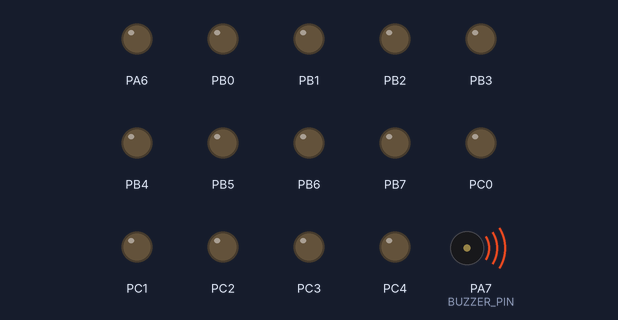
Bench run of a program on a simulated ATmega32, built with avr-gcc and emulated at 10 MHz. Parts: output pins drawn as LEDs (lit = HIGH), buzzer (waves = sounding).

Above: at 0.38 s.
At 5.96 s:
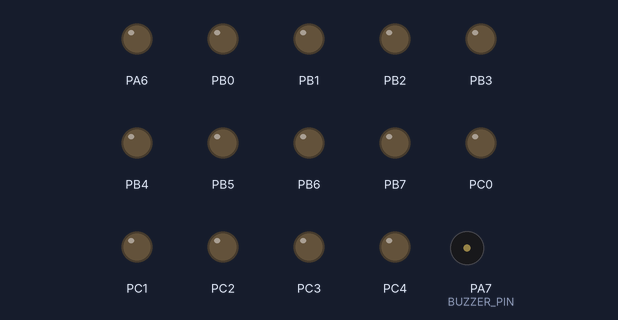
Timing chart, 0 to 6.3 s (numbered marks = the images above):
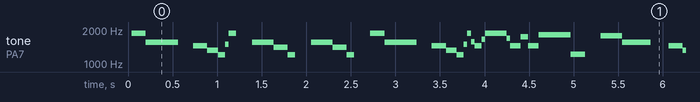

Measured:
- by itself, tone on PA7 (BUZZER_PIN): plays 1878 Hz for 0.16 s, 1565 Hz for 0.36 s, 1452 Hz for 0.16 s, 1326 Hz for 0.12 s, 1207 Hz for 0.08 s, 1499 Hz for 0.04 s … (730 notes in this stretch)

The program:

main.c
```c
#include <util/delay.h>
#include <stdio.h>

#include "STD_TYPES.h"

#include "DIO_interface.h"
#include "PORT_interface.h"
#include "USART_interface.h"


#include "Buzzer_interface.h"

void main(void) {

	PORT_voidInit();
	USART_voidInit();


	u16 Local_u16Notes[7] = {A,B,C,D,E,F,G};
	//47
	u16 Local_u16Melody[50] = {G,G,D,D,E,E,D,PAUSE,C,C,B,B,A,A,G,PAUSE,D,D,C,C,B,B,A,PAUSE,D,D,C,C,B,B,A,PAUSE,G,G,D,D,E,E,D,PAUSE,C,C,B,B,A,A,G};
	u16 Local_u16BloodyStream[15] = {C,D,G,F,F,F,C,D,F,C,D,G,F,F,F};
	u16 Local_u16nanana[] = {F,A,B,PAUSE,F,A,B,PAUSE,F,A,B,PAUSE,PAUSE,B,PAUSE,B,G,E,PAUSE,PAUSE,D,E,G,E,PAUSE,F,A,B,PAUSE,F,A,B,F,A,B,PAUSE,B,PAUSE,B,G,PAUSE,B,G,D,E,PAUSE,D,E,F,PAUSE,G,A,B,PAUSE,B,E,PAUSE,F,G,A,PAUSE,B,A,B,PAUSE,D,E,F,PAUSE,G,0};
	u8 Local_u8Counter ;


	while(1) {

		Local_u8Counter = 0;
		while(Local_u16nanana[Local_u8Counter] != 0) {
			Buzzer_u16PlayTone(Local_u16Melody[Local_u8Counter], 200);
			//_delay_ms(500);
			Local_u8Counter++;
		}

	}
}
```

Buzzer_interface.h
```c
/******************************************************/
/******************************************************/
/**********      AUTHOR: Raghad Mohamed      **********/
/**********      Layer: HAL                  **********/
/**********      SWC: Buzzer                 **********/
/**********      Date: 25-10-2020            **********/
/**********      Version: 1.00               **********/
/******************************************************/
/******************************************************/

#ifndef BUZZER_INTERFACE_H_
#define BUZZER_INTERFACE_H_

#define PAUSE	1


#define A		1500//880
#define B		1700//988
#define C		1900//1047
#define D		2100//1175
#define E		2300//1319
#define F		2500//1397
#define G		2700//1568


u32 Buzzer_u16PlayTone(u16 Copy_u16Frequency, u16 Copy_u16Duration);


#endif
```

Buzzer_program.c
```c
/******************************************************/
/******************************************************/
/**********      AUTHOR: Raghad Mohamed      **********/
/**********      Layer: HAL                  **********/
/**********      SWC: Buzzer                 **********/
/**********      Date: 25-10-2020            **********/
/**********      Version: 1.00               **********/
/******************************************************/
/******************************************************/

#include <util/delay.h>

#include "STD_TYPES.h"

#include "DIO_interface.h"
#include "USART_interface.h"
#include "Buzzer_interface.h"
#include "Buzzer_config.h"


u32 Buzzer_u16PlayTone(u16 Copy_u16Frequency, u16 Copy_u16Duration) {

 	 u8 Local_u8ErrorState = OK;

	 u32 Local_u16Counter;

	 u32 Local_u32RequiredTime = (u32)((u32)Copy_u16Duration * 1000);

	 u32 Local_u16PeriodTime = (u32) ( (1000000 / (u32)Copy_u16Frequency) ) ;

	 f32 Local_u16DelayTime =  (Local_u16PeriodTime / 2UL);

	 u32 Local_u16NumOfLoops = (u32) (Local_u32RequiredTime / Local_u16PeriodTime);

	 if(Copy_u16Frequency == PAUSE) {
	 _delay_us(Local_u32RequiredTime);
	 } else {

	 for(Local_u16Counter = 0 ; Local_u16Counter < Local_u16NumOfLoops ; Local_u16Counter+=4) {

	 DIO_u8SetPinValue(BUZZER_PORT, BUZZER_PIN, DIO_u8PIN_HIGH);
	 _delay_us(Local_u16DelayTime);
	 DIO_u8SetPinValue(BUZZER_PORT, BUZZER_PIN, DIO_u8PIN_LOW);
	 _delay_us(Local_u16DelayTime);

	 }

	 }


	return Local_u8ErrorState;

}
```

USART_interface.h
```c
/*********************************************************/
/*********************************************************/
/***********		Author: Raghad Mohamed 	**************/
/***********		Layer: MCAL			 	**************/
/***********		Component: USART 		**************/
/**********			Date: 5-10-2020         **************/
/***********		Version: 1.00		 	**************/
/*********************************************************/
/*********************************************************/


#ifndef USART_INTERFACE_H_
#define USART_INTERFACE_H_


void USART_voidInit(void);

u8 USART_u8SendData(u8 Copy_u8Data);

u8 USART_u8RecieveData(u8 * Copy_pu8Data);

u8 USART_u8SendStringSynchronous(const char * Copy_pchString);

u8 USART_u8SendStringAsynchronous(const char * Copy_pchString, void(*Copy_pvNotificationFunction)(void));

u8 USART_u8ReceiveBufferSynchronous(u8 * Copy_pu8Data, u8 Copy_u8BufferSize);

u8 USART_u8ReceiveBufferAsynchronous(u8 * Copy_pu8Data, u8 Copy_u8BufferSize, void(*Copy_pvNotificationFunction)(void));

void USART_voidSendNumberSynchronous(u32 Copy_u32Number);

#endif
```

USART_program.c
```c
/*********************************************************/
/*********************************************************/
/***********		Author: Raghad Mohamed 	**************/
/***********		Layer: MCAL			 	**************/
/***********		Component: USART 		**************/
/**********			Date: 5-10-2020         **************/
/***********		Version: 1.00		 	**************/
/*********************************************************/
/*********************************************************/

#include <stdio.h>

#include "STD_TYPES.h"
#include "BIT_MATH.h"

#include "USART_interface.h"
#include "USART_private.h"
#include "USART_register.h"
#include "USART_config.h"

//Global pointer to function to hold the transmit complete callback function
static void (*USART_pvTransmitCompleteCallBackFunction)(void) = NULL;

//Global pointer to function to hold the Receive complete callback function
static void (*USART_pvReceiveCompleteCallBackFunction)(void) = NULL;

//Global pointer to character to hold the transmitted string
static const char * USART_pchString = NULL;

//Global pointer to u8 to hold received data
static u8 * USART_pu8ReceivedData = NULL;

//Global variable u8  to hold buffer size
static u8 USART_u8BufferSize;

//Global counter
static u16 USART_u16Counter = 0;

void USART_voidInit(void) {

	//Local variable to hold the UCSRC register value
	u8 Local_u8UCSRCValue = 0;

	//Local variable to hold the UBBR register value
	u16 Local_u16UBBRValue = 0;

	//Local variable to hold the UBBRH register value
	u8 Local_u8UBBRHValue = 0;

	//Select the UCSRC register
	SET_BIT(Local_u8UCSRCValue, UCSRC_URSEL);

//Mode Selection
#if   MODE_SELECT == SYNCHRONOUS
	SET_BIT(Local_u8UCSRCValue,UCSRC_UMSEL);

#elif MODE_SELECT == ASYNCHRONOUS
	CLR_BIT(Local_u8UCSRCValue, UCSRC_UMSEL);

#else
#error "Wrong Mode Select Configuration"

#endif

//Parity Mode Selection
#if   PARITY_MODE == DISABLED
	CLR_BIT(Local_u8UCSRCValue, UCSRC_UPM0);
	CLR_BIT(Local_u8UCSRCValue, UCSRC_UPM1);

#elif PARITY_MODE == EVEN_PARITY
	CLR_BIT(Local_u8UCSRCValue, UCSRC_UPM0);
	SET_BIT(Local_u8UCSRCValue, UCSRC_UPM1);

#elif PARITY_MODE == ODD_PARITY
	SET_BIT(Local_u8UCSRCValue, UCSRC_UPM0);
	SET_BIT(Local_u8UCSRCValue, UCSRC_UPM1);

#else
#error "Wrong Parity Mode Configuration"

#endif

//Stop Bits Selection
#if   STOP_BITS == ONE_BIT
	CLR_BIT(Local_u8UCSRCValue, UCSRC_USBS);

#elif STOP_BITS == TWO_BITS
	SET_BIT(Local_u8UCSRCValue, UCSRC_USBS);

#else
#error "Wrong Stop Bits Configuration"

#endif

//Character size : 8 bits
#if   CHARACTER_SIZE == FIVE_BITS
	CLR_BIT(Local_u8UCSRCValue, UCSRC_UCSZ0);
	CLR_BIT(Local_u8UCSRCValue, UCSRC_UCSZ1);
	CLR_BIT(UCSRB, UCSRB_UCSZ2);

#elif CHARACTER_SIZE == SIX_BITS
	SET_BIT(Local_u8UCSRCValue, UCSRC_UCSZ0);
	CLR_BIT(Local_u8UCSRCValue, UCSRC_UCSZ1);
	CLR_BIT(UCSRB, UCSRB_UCSZ2);

#elif CHARACTER_SIZE == SEVEN_BITS
	CLR_BIT(Local_u8UCSRCValue, UCSRC_UCSZ0);
	SET_BIT(Local_u8UCSRCValue, UCSRC_UCSZ1);
	CLR_BIT(UCSRB, UCSRB_UCSZ2);

#elif CHARACTER_SIZE == EIGHT_BITS
	SET_BIT(Local_u8UCSRCValue, UCSRC_UCSZ0);
	SET_BIT(Local_u8UCSRCValue, UCSRC_UCSZ1);
	CLR_BIT(UCSRB, UCSRB_UCSZ2);

#elif CHARACTER_SIZE == NINE_BITS
	SET_BIT(Local_u8UCSRCValue, UCSRC_UCSZ0);
	SET_BIT(Local_u8UCSRCValue, UCSRC_UCSZ1);
	SET_BIT(UCSRB, UCSRB_UCSZ2);

#else
#error "Wrong Bit Size Configuration"

#endif

//Clock Polarity Selection (Synchronous mode only)
#if MODE_SELECT == SYNCHRONOUS

#if   CLOCK_POLARITY == RISING_EDGE
	CLR_BIT(Local_u8UCSRCValue, UCSRC_UCPOL);

#elif CLOCK_POLARITY == FALLING_EDGE
	SET_BIT(Local_u8UCSRCValue, UCSRC_UCPOL);

#else
#error "Wrong Clock Polarity Configuration"

#endif

#endif

//Assigning the UCSRC value in one operation
	UCSRC = Local_u8UCSRCValue;

#if MODE_SELECT == ASYNCHRONOUS

#if DOUBLE_TRANSMISSION_SPEED == ENABLED
	Local_u16UBBRValue = (u16) (10000000UL / (8UL * (u32) BAUD_RATE)) - 1;

#elif DOUBLE_TRANSMISSION_SPEED == DISABLED
	Local_u16UBBRValue = ((u16) (10000000UL / (u32) (16UL * BAUD_RATE))) - 1;

#else
#error "Wrong double transmission speed configuration"

#endif

#elif MODE_SELECT == SYNCHRONOUS
	Local_u16UBBRValue = (u16)(10000000UL / (2UL * (u32)BAUD_RATE)) - 1;

#endif

	//Selecting the UBRRH Register
	CLR_BIT(Local_u8UBBRHValue, UBRRH_URSEL);

	/*
	 if (Local_u16UBBRValue >= 2048) {
	 SET_BIT(Local_u8UBBRHValue, 3);
	 Local_u16UBBRValue -= 2048;
	 }
	 if (Local_u16UBBRValue >= 1024) {
	 SET_BIT(Local_u8UBBRHValue, 2);
	 Local_u16UBBRValue -= 1024;
	 }
	 if (Local_u16UBBRValue >= 512) {
	 SET_BIT(Local_u8UBBRHValue, 1);
	 Local_u16UBBRValue -= 512;
	 }
	 if (Local_u16UBBRValue >= 256) {
	 SET_BIT(Local_u8UBBRHValue, 0);
	 Local_u16UBBRValue -= 256;
	 }
	 */

	Local_u8UBBRHValue = Local_u16UBBRValue >> 8;

	//Assigning the UBRRH value in one operation
	//UBRRH = Local_u8UBBRHValue;
	//UBRRL = (u8) Local_u16UBBRValue;

//baud rate setting to 9600 bps
	UBRRL = 63;

//Receiver Enable
#if RECEIVER_STATE == ENABLED
	SET_BIT(UCSRB, UCSRB_RXEN);

#elif RECEIVER_STATE == DISABLED
	CLR_BIT(UCSRB, UCSRB_RXEN);

#else
#error "Wrong Receiver State Configuration"

#endif

//Transmitter enable
#if TRANSMITTER_STATE == ENABLED
	SET_BIT(UCSRB, UCSRB_TXEN);

#elif TRANSMITTER_STATE == DISABLED
	CLR_BIT(UCSRB, UCSRB_TXEN);

#else
#error "Wrong Transmitter State Configuration"

#endif

}

u8 USART_u8SendData(u8 Copy_u8Data) {

	u8 Local_u8ErrorState = OK;
	u32 Local_32TimeoutCounter = 0;

	//wait until the transmitter buffer is empty
	while (GET_BIT(UCSRA, UCSRA_UDRE) == 0 && Local_32TimeoutCounter < USART_u32TIMEOUT) {
		Local_32TimeoutCounter++;
	}

	if (GET_BIT(UCSRA, UCSRA_UDRE) == 1) {
		UDR = Copy_u8Data;

	} else {
		Local_u8ErrorState = TIMEOUT_STATE;
	}
	return Local_u8ErrorState;

}

u8 USART_u8RecieveData(u8 * Copy_pu8Data) {

	u8 Local_u8ErrorState = OK;
	u32 Local_u32TimeoutCounter = 0;

	//wait until the receive complete event happens
	while ((GET_BIT(UCSRA, UCSRA_RXC) == 0) && (Local_u32TimeoutCounter < USART_u32TIMEOUT)) {
		Local_u32TimeoutCounter++;
	}

	if (GET_BIT(UCSRA, UCSRA_RXC) == 1) {
		*Copy_pu8Data = UDR;
	} else {
		Local_u8ErrorState = TIMEOUT_STATE;

	}

	return Local_u8ErrorState;

}

u8 USART_u8SendStringSynchronous(const char * Copy_pchString) {

	u8 Local_u8ErrorState = OK;
	u32 Local_u32TimeoutCounter = 0;
	u16 Local_u16Counter = 0;

	while (Copy_pchString[Local_u16Counter] != '\0') {

		//Polling until UDRE (data register empty) flag is Set or timeout is reached
		while ((GET_BIT(UCSRA,UCSRA_UDRE) == 0) && (Local_u32TimeoutCounter < USART_u32TIMEOUT)) {
			Local_u32TimeoutCounter++;
		}

		if (GET_BIT(UCSRA,UCSRA_UDRE) == 1) {
			//Resetting the timeout counter
			Local_u32TimeoutCounter = 0;

			//Sending the current character
			UDR = Copy_pchString[Local_u16Counter];

			//Increment the counter
			Local_u16Counter++;
		} else {
			Local_u8ErrorState = TIMEOUT_STATE;
			break;
		}

	}

	return Local_u8ErrorState;

}

//Global interrupt must be enabled
u8 USART_u8SendStringAsynchronous(const char * Copy_pchString, void (*Copy_pvNotificationFunction)(void)) {

	u8 Local_u8ErrorState = OK;

	if (Copy_pvNotificationFunction != NULL && Copy_pchString != NULL) {

		//Set the Callback function
		USART_pvTransmitCompleteCallBackFunction = Copy_pvNotificationFunction;

		//Set the Global pointer to string
		USART_pchString = Copy_pchString;

		//Enable the Register Empty Interrupt;
		SET_BIT(UCSRB, UCSRB_UDRIE);

	} else {
		Local_u8ErrorState = NULLPOINTER;
	}

	return Local_u8ErrorState;

}

u8 USART_u8ReceiveBufferSynchronous(u8 * Copy_pu8Data, u8 Copy_u8BufferSize) {

	u8 Local_u8ErrorState = OK;
	u32 Local_32TimeoutCounter = 0;
	u8 Local_u8Counter = 0;

	if (Copy_pu8Data != NULL) {

		for (Local_u8Counter = 0; Local_u8Counter < Copy_u8BufferSize; Local_u8Counter++) {

			//polling until data is received or timeout reached
			while ((GET_BIT(UCSRA, UCSRA_RXC) == 0) && (Local_32TimeoutCounter < USART_u32TIMEOUT)) {
				Local_32TimeoutCounter++;
			}

			if (GET_BIT(UCSRA, UCSRA_RXC) == 1) {

				//Receive the data
				*(Copy_pu8Data + Local_u8Counter) = UDR;

			} else {
				Local_u8ErrorState = TIMEOUT_STATE;
				break;
			}

		}

	} else {
		Local_u8ErrorState = NULLPOINTER;
	}

	return Local_u8ErrorState;

}

u8 USART_u8ReceiveBufferAsynchronous(u8 * Copy_pu8Data, u8 Copy_u8BufferSize, void (*Copy_pvNotificationFunction)(void)) {
	u8 Local_u8ErrorState = OK;

	if (Copy_pu8Data != NULL && Copy_pvNotificationFunction != NULL) {

		//Setting the callback function
		USART_pvReceiveCompleteCallBackFunction = Copy_pvNotificationFunction;

		//Setting the buffer size
		USART_u8BufferSize = Copy_u8BufferSize;

		//Setting the pointer to data
		USART_pu8ReceivedData = Copy_pu8Data;

		//Enable the Receive Complete interrupt
		SET_BIT(UCSRB, UCSRB_RXCIE);

	} else {
		Local_u8ErrorState = NULLPOINTER;
	}

	return Local_u8ErrorState;

}

void USART_voidSendNumberSynchronous(u32 Copy_u32Number) {


	u32 Local_u32TempValue = Copy_u32Number;
	u8 Local_u8DigitCounter = 0;

	while (Local_u32TempValue > 0) {
		Local_u32TempValue /= 10;
		Local_u8DigitCounter++;
	}

	char arr[Local_u8DigitCounter];
	sprintf(arr, "%d", Copy_u32Number);

	USART_u8SendStringSynchronous(arr);

}

//Receive Complete interrupt
void __vector_13(void) __attribute__((signal));
void __vector_13(void) {

	//48->57,65->90,97,122

	u8 Local_u8ReceivedData;

	//Reading the data
	Local_u8ReceivedData = UDR;

	if ((Local_u8ReceivedData >= 48 && Local_u8ReceivedData <= 57) || (Local_u8ReceivedData >= 65 && Local_u8ReceivedData <= 90) || (Local_u8ReceivedData >= 97 && Local_u8ReceivedData <= 122)) {

		USART_pu8ReceivedData[USART_u16Counter] = Local_u8ReceivedData;

		//Incrementing the counter
		USART_u16Counter++;

	} else {
		/*Do nothing*/
	}

	if (USART_u16Counter == USART_u8BufferSize) {

		//Disable the receive complete interrupt
		CLR_BIT(UCSRB, UCSRB_RXCIE);

		//Reset the counter
		USART_u16Counter = 0;

		//Call the receive complete callback function
		USART_pvReceiveCompleteCallBackFunction();

	} else {

		/*Do nothing*/

	}

}

//Data Register Empty Interrupt
void __vector_14(void) __attribute__((signal));
void __vector_14(void) {

	//Send the character
	UDR = USART_pchString[USART_u16Counter];

	//Increment the counter
	USART_u16Counter++;

	if (USART_pchString[USART_u16Counter] == '\0') {

		//Reset the counter
		USART_u16Counter = 0;

		//Disable the register empty interrupt
		CLR_BIT(UCSRB, UCSRB_UDRIE);

		//Call the Transmit complete back function
		USART_pvTransmitCompleteCallBackFunction();

	} else {

		/*Do nothing*/
	}

}

//Transmit Complete Interrupt
void __vector_15(void) __attribute__((signal));
void __vector_15(void) {

}
```

Buzzer_config.h
```c
/******************************************************/
/******************************************************/
/**********      AUTHOR: Raghad Mohamed      **********/
/**********      Layer: HAL                  **********/
/**********      SWC: Buzzer                 **********/
/**********      Date: 25-10-2020            **********/
/**********      Version: 1.00               **********/
/******************************************************/
/******************************************************/

#ifndef BUZZER_CONFIG_H_
#define BUZZER_CONFIG_H_

#define BUZZER_PORT		DIO_u8PORTA
#define BUZZER_PIN		DIO_u8PIN7


#endif
```

USART_config.h
```c
/*********************************************************/
/*********************************************************/
/***********		Author: Raghad Mohamed 	**************/
/***********		Layer: MCAL			 	**************/
/***********		Component: USART 		**************/
/**********			Date: 5-10-2020         **************/
/***********		Version: 1.00		 	**************/
/*********************************************************/
/*********************************************************/

#ifndef USART_CONFIG_H_
#define USART_CONFIG_H_


#define USART_u32TIMEOUT	10000000UL


/*Character Size Selection:
 * Options: 1-FIVE_BITS
 * 			2-SIX_BITS
 * 			3-SEVEN_BITS
 * 			4-EIGHT_BITS
 * 			5-NINE_BITS
 **/
#define CHARACTER_SIZE     EIGHT_BITS

#define RECEIVER_STATE	   ENABLED
#define TRANSMITTER_STATE  ENABLED


/*USART Mode Selection:
 * Options: 1-SYNCHRONOUS
 * 			2-ASYNCHRONOUS
 **/
#define MODE_SELECT		ASYNCHRONOUS


/*Parity Mode Selection:
 * Options: 1-DISABLED
 * 			2-EVEN_PARITY
 * 			3-ODD_PARITY
 **/
#define PARITY_MODE		DISABLED

/*Stop Bit Selection:
 * Options: 1-ONE_BIT
 * 			2-TWO_BITS
 **/
#define STOP_BITS	ONE_BIT

/*Clock Polarity Selection: (Synchronous mode only)
 * Options: 1-FALLING_EDGE
 * 			Transmit data at falling edge and receive data at rising edge.
 * 			2-RISING_EDGE
 * 			Transmit data at rising  edge and receive data at falling edge.
 **/
#define CLOCK_POLARITY RISING_EDGE

//Baud rate selection in bps(bits per second)
#define BAUD_RATE 9600UL


/*When enabled selected transmission speed (baud rate) will be doubled
 * Options:1-ENABLED
 * 		   2-DISABLED
 **/
#define DOUBLE_TRANSMISSION_SPEED DISABLED

#endif
```

BIT_MATH.h
```c
#define  SET_BIT(VAR,BIT_NO)   VAR = (VAR | 1<<BIT_NO)
#define  CLR_BIT(VAR,BIT_NO)   VAR = (VAR & ~(1<<BIT_NO))
#define  TOGGLE_BIT(VAR,BIT_NO)  VAR = (VAR ^ 1<<BIT_NO)
#define  GET_BIT(VAR,BIT_NO)    (VAR & 1<<BIT_NO) >> BIT_NO
```

DIO_config.h
```c

```

DIO_private.h
```c

```

PORT_interface.h
```c
/******************************************************/
/******************************************************/
/**********      AUTHOR: Raghad Mohamed      **********/
/**********      Layer: MCAL                 **********/
/**********      SWC: PORT                    **********/
/**********      Date: 31-8-2020             **********/
/**********      Version: 1.00               **********/
/******************************************************/
/******************************************************/

#ifndef PORT_INTERFACE_H_
#define PORT_INTERFACE_H_

void PORT_voidInit(void);


#endif
```

Source omitted: DIO_interface.h (1305 bytes), DIO_program.c (3326 bytes), DIO_register.h (905 bytes), PORT_config.h (2870 bytes), PORT_private.h (2271 bytes), PORT_program.c (877 bytes), PORT_register.h (874 bytes), STD_TYPES.h (460 bytes), USART_private.h (896 bytes), USART_register.h (2421 bytes)
